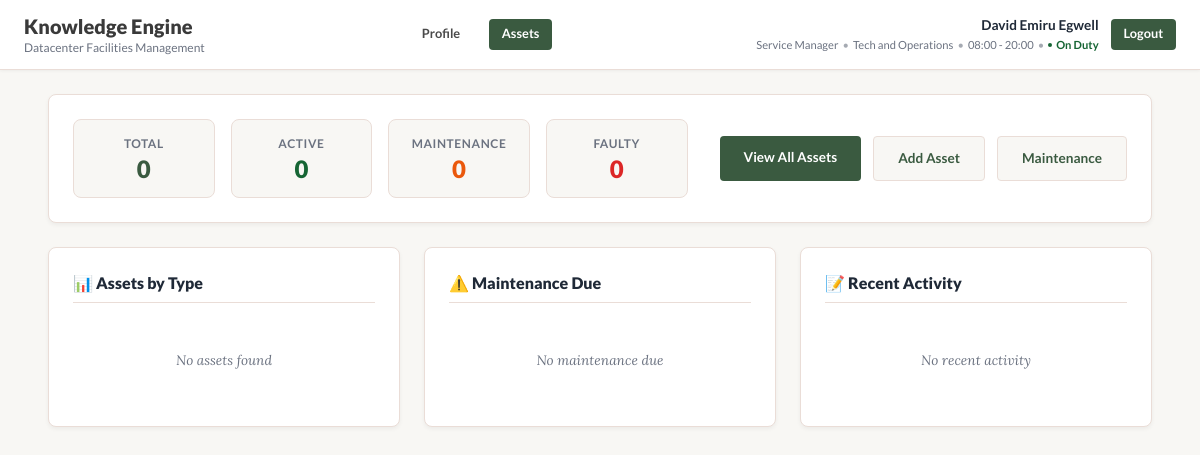
/assets/ (signed in), run on an earlier commit of the app's database.
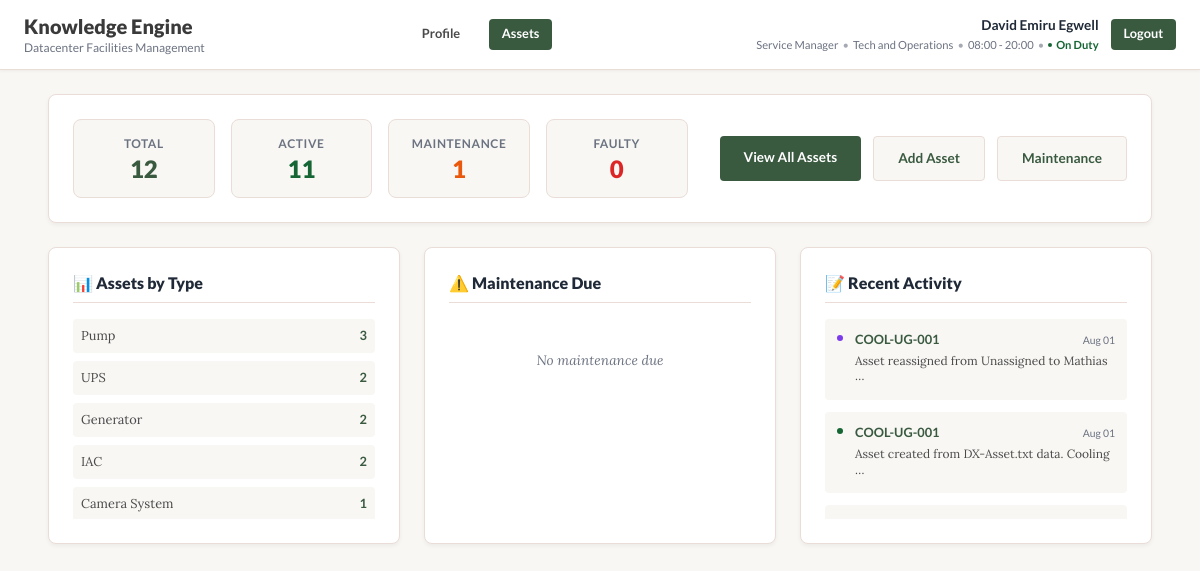
And on a later commit of the database.
### users/models.py (models this page shows, shortened)
class CustomUser(AbstractUser):
    id_number = models.CharField(max_length=100, unique=True, help_text="Staff or national identifier")
    full_name = models.CharField(max_length=255, help_text="Employee's full name")
    department = models.CharField(max_length=100, help_text="e.g., Facilities, IT, Security")
    designation = models.CharField(max_length=100, help_text="e.g., Lead Engineer, Technician")
    location = models.ForeignKey(
        Location,
        on_delete=models.SET_NULL,
        null=True,
        blank=True,
        help_text="The primary datacenter location for the user"
    )
    shift = models.CharField(max_length=50, help_text="Work shift schedule, e.g., 08:00-20:00")
    on_duty = models.BooleanField(default=False, help_text="Indicates if the user is currently on active duty")
    certifications = models.ManyToManyField(Certification, blank=True, help_text="Data center certification types")
    login_time = models.DateTimeField(null=True, blank=True, help_text="Recorded system login timestamp")
    logout_time = models.DateTimeField(null=True, blank=True, help_text="Recorded system logout timestamp")
    photo = models.ImageField(upload_to='profile_photos/', null=True, blank=True, help_text="Profile photo")

### assets/models.py (models this page shows, shortened)
class AssetType(models.Model):
    name = models.CharField(max_length=100, unique=True, help_text="Name of the asset type (e.g., UPS, Generator, IAC)")
    description = models.TextField(blank=True, help_text="A brief description of this asset type")
    class Meta:
        ordering = ['name']
        verbose_name = "Asset Type"
        verbose_name_plural = "Asset Types"

class AssetLog(models.Model):
    EVENT_TYPES = [
        ('created', 'Asset Created'),
        ('updated', 'Asset Updated'),
        ('status_change', 'Status Changed'),
        ('assignment_change', 'Assignment Changed'),
        ('maintenance_scheduled', 'Maintenance Scheduled'),
        ('maintenance_completed', 'Maintenance Completed'),
        ('incident_reported', 'Incident Reported'),
        ('specification_updated', 'Specification Updated'),
    ]
    asset = models.ForeignKey(Asset, on_delete=models.CASCADE, related_name='logs')
    event_type = models.CharField(max_length=30, choices=EVENT_TYPES)
    description = models.TextField(help_text="Description of what happened")
    user = models.ForeignKey(CustomUser, on_delete=models.SET_NULL, null=True, help_text="User who performed the action")
    timestamp = models.DateTimeField(auto_now_add=True)
    old_value = models.CharField(max_length=255, blank=True, help_text="Previous value (for updates)")
    new_value = models.CharField(max_length=255, blank=True, help_text="New value (for updates)")
    class Meta:
        ordering = ['-timestamp']
        verbose_name = "Asset Log"
        verbose_name_plural = "Asset Logs"

class Asset(models.Model):
    STATUS_CHOICES = [
        ('active', 'Active'),
        ('maintenance', 'Under Maintenance'),
        ('decommissioned', 'Decommissioned'),
        ('standby', 'Standby'),
        ('faulty', 'Faulty'),
    ]
    PRIORITY_CHOICES = [
        ('critical', 'Critical'),
        ('high', 'High'),
        ('medium', 'Medium'),
        ('low', 'Low'),
    ]
    asset_tag = models.CharField(max_length=100, unique=True, help_text="Unique identifier for the asset (e.g., UPS-001)")
    serial_number = models.CharField(max_length=100, unique=True, blank=True, null=True, help_text="Manufacturer's serial number")
    name = models.CharField(max_length=255, help_text="Common name or hostname of the asset")
    asset_type = models.ForeignKey(AssetType, on_delete=models.PROTECT, help_text="Type of asset")
    manufacturer = models.ForeignKey(Manufacturer, on_delete=models.PROTECT, help_text="Asset manufacturer")
    model_number = models.CharField(max_length=100, blank=True, help_text="Manufacturer's model number")
    location = models.ForeignKey(Location, on_delete=models.PROTECT, help_text="Physical location of the asset")
    assigned_to = models.ForeignKey(
        CustomUser,
        on_delete=models.SET_NULL,
        null=True,
        blank=True,
        related_name='assigned_assets',
        help_text="Employee responsible for this asset"
    )
    status = models.CharField(max_length=20, choices=STATUS_CHOICES, default='active', help_text="Current operational status")
    priority = models.CharField(max_length=20, choices=PRIORITY_CHOICES, default='medium', help_text="Business priority level")
    purchase_date = models.DateField(null=True, blank=True, help_text="Date when asset was purchased")
    installation_date = models.DateField(null=True, blank=True, help_text="Date when asset was installed")
    warranty_expiry = models.DateField(null=True, blank=True, help_text="Warranty expiration date")
    last_maintenance = models.DateField(null=True, blank=True, help_text="Date of last maintenance")
    next_maintenance = models.DateField(null=True, blank=True, help_text="Scheduled next maintenance date")
    description = models.TextField(blank=True, help_text="Detailed description of the asset")
    notes = models.TextField(blank=True, help_text="Additional notes or comments")
    created_at = models.DateTimeField(auto_now_add=True)
    updated_at = models.DateTimeField(auto_now=True)
    class Meta:
        ordering = ['asset_tag']
        verbose_name = "Asset"
        verbose_name_plural = "Assets"

### assets/views.py (the view)
# urls.py: path('', views.asset_dashboard, name='asset_dashboard'),
@login_required
def asset_dashboard(request):
    total_assets = Asset.objects.count()
    active_assets = Asset.objects.filter(status='active').count()
    maintenance_assets = Asset.objects.filter(status='maintenance').count()
    faulty_assets = Asset.objects.filter(status='faulty').count()
    assets_by_type = AssetType.objects.annotate(
        asset_count=Count('asset')
    ).order_by('-asset_count')
    recent_maintenance = MaintenanceRecord.objects.select_related(
        'asset', 'performed_by'
    ).order_by('-performed_date')[:5]
    maintenance_due = Asset.objects.filter(
        next_maintenance__lte=timezone.now().date()
    ).exclude(status='decommissioned')[:5]
    recent_logs = AssetLog.objects.select_related(
        'asset', 'user'
    ).order_by('-timestamp')[:10]
    context = {
        'total_assets': total_assets,
        'active_assets': active_assets,
        'maintenance_assets': maintenance_assets,
        'faulty_assets': faulty_assets,
        'assets_by_type': assets_by_type,
        'recent_maintenance': recent_maintenance,
        'maintenance_due': maintenance_due,
        'recent_logs': recent_logs,
    }
    return render(request, 'assets/dashboard.html', context)

### assets/templates/assets/dashboard.html (shortened to what this page needs)
{% extends 'base.html' %}
{% load static %}
{% block content %}
<div class="asset-dashboard-compact">
    <div class="dashboard-top-row">
        <div class="stats-grid-compact">
            <div class="stat-card-compact">
                <h3>Total</h3>
                <p class="stat-number total">{{ total_assets }}</p>
            </div>
            <div class="stat-card-compact">
                <h3>Active</h3>
                <p class="stat-number active">{{ active_assets }}</p>
            </div>
            <div class="stat-card-compact">
                <h3>Maintenance</h3>
                <p class="stat-number maintenance">{{ maintenance_assets }}</p>
            </div>
            <div class="stat-card-compact">
                <h3>Faulty</h3>
                <p class="stat-number faulty">{{ faulty_assets }}</p>
            </div>
        </div>
        <div class="quick-actions-compact">
            <a href="{% url 'asset_list' %}" class="action-btn primary">View All Assets</a>
            <a href="{% url 'asset_add' %}" class="action-btn secondary">Add Asset</a>
            <a href="{% url 'maintenance_schedule' %}" class="action-btn secondary">Maintenance</a>
        </div>
    </div>
    <div class="dashboard-main-grid">
        <div class="dashboard-section">
            <h4 class="section-title-compact">📊 Assets by Type</h4>
            {% if assets_by_type %}
                <div class="type-list-compact">
                    {% for asset_type in assets_by_type %}
                        <div class="type-item">
                            <span class="type-name">{{ asset_type.name }}</span>
                            <span class="type-count">{{ asset_type.asset_count }}</span>
                        </div>
                    {% endfor %}
                </div>
            {% else %}
                <div class="empty-state-compact">
                    <p>No assets found</p>
                </div>
            {% endif %}
        </div>
        <div class="dashboard-section">
            <h4 class="section-title-compact">⚠️ Maintenance Due</h4>
            {% if maintenance_due %}
                <div class="maintenance-list-compact">
                    {% for asset in maintenance_due|slice:":4" %}
                        <div class="maintenance-item">
                            <div class="maintenance-header">
                                <a href="{% url 'asset_detail' asset.asset_tag %}" class="asset-link">{{ asset.asset_tag }}</a>
                                <span class="maintenance-due-badge">Due</span>
                            </div>
                            <p class="maintenance-name">{{ asset.name }}</p>
                            {% if asset.next_maintenance %}
                                <p class="maintenance-date">{{ asset.next_maintenance|date:"M d" }}</p>
                            {% endif %}
                        </div>
                    {% endfor %}
                    {% if maintenance_due|length > 4 %}
                        <div class="view-more">
                            <a href="{% url 'asset_list' %}?maintenance_due=true" class="view-more-link">View all {{ maintenance_due|length }} due →</a>
                        </div>
                    {% endif %}
                </div>
            {% else %}
                <div class="empty-state-compact">
                    <p>No maintenance due</p>
                </div>
            {% endif %}
        </div>
        <div class="dashboard-section">
            <h4 class="section-title-compact">📝 Recent Activity</h4>
            {% if recent_logs %}
                <div class="activity-list-compact">
                    {% for log in recent_logs|slice:":4" %}
                        <div class="activity-item-compact">
                            <div class="activity-dot activity-{{ log.event_type }}"></div>
                            <div class="activity-content-compact">
                                <div class="activity-header-compact">
                                    <a href="{% url 'asset_detail' log.asset.asset_tag %}" class="activity-asset">{{ log.asset.asset_tag }}</a>
                                    <span class="activity-time">{{ log.timestamp|date:"M d" }}</span>
                                </div>
                                <p class="activity-description">{{ log.description|truncatewords:6 }}</p>
                            </div>
                        </div>
                    {% endfor %}
                </div>
            {% else %}
                <div class="empty-state-compact">
                    <p>No recent activity</p>
                </div>
            {% endif %}
        </div>
    </div>
</div>
{% endblock %}

### templates/base.html (shortened to what this page needs)
<!DOCTYPE html>
<html lang="en">
<head>
    {% load static %}
    <link rel="stylesheet" href="{% static 'css/style.css' %}">
</head>
<body class="{% block body_class %}{% endblock %}">
    <header class="app-header">
        <div class="header-content">
            <div>
                <h1 class="logo-text">Knowledge Engine</h1>
                <p class="logo-subtext">Datacenter Facilities Management</p>
            </div>
            {% if user.is_authenticated %}
            <div class="nav-links">
                <a href="{% url 'profile' %}" class="nav-link {% if request.resolver_match.url_name == 'profile' %}active{% endif %}">Profile</a>
                <a href="{% url 'asset_dashboard' %}" class="nav-link {% if 'asset' in request.resolver_match.url_name %}active{% endif %}">Assets</a>
            </div>
            <div class="user-info">
                <div class="user-details">
                    <p class="user-name">{{ user.full_name }}</p>
                    <div class="user-meta">
                        <span class="user-designation">{{ user.designation }}</span>
                        <span class="user-separator">•</span>
                        <span class="user-department">{{ user.department }}</span>
                        <span class="user-separator">•</span>
                        <span class="user-shift">{{ user.shift }}</span>
                        <span class="user-separator">•</span>
                        {% if user.on_duty %}
                            <span class="duty-status-nav on-duty">
                                <span class="duty-dot"></span>
                                On Duty
                            </span>
                        {% else %}
                            <span class="duty-status-nav off-duty">
                                <span class="duty-dot"></span>
                                Off Duty
                            </span>
                        {% endif %}
                    </div>
                </div>
                <a href="{% url 'logout' %}" class="logout-button">Logout</a>
            </div>
            {% endif %}
        </div>
    </header>
    <main class="main-container">
        {% block content %}
        {% endblock %}
    </main>
</body>
</html>

What changed in the data, as far as the page shows it:
added AssetType: name "Pump", asset_count "3"
added AssetType: name "UPS", asset_count "2"
added AssetType: name "Generator", asset_count "2"
added AssetType: name "IAC", asset_count "2"
added AssetType: name "Camera System", asset_count "1"
added AssetLog: asset.asset_tag "COOL-UG-001", timestamp "Aug 01", description "Asset reassigned from Unassigned to Mathias …"
added AssetLog: asset.asset_tag "COOL-UG-001", timestamp "Aug 01", description "Asset created from DX-Asset.txt data. Cooling …"
Also different on the page:
{{ total_assets }}: "0" → "12"
{{ active_assets }}: "0" → "11"
{{ maintenance_assets }}: "0" → "1"
text no longer shown: "No assets found No recent activity"
